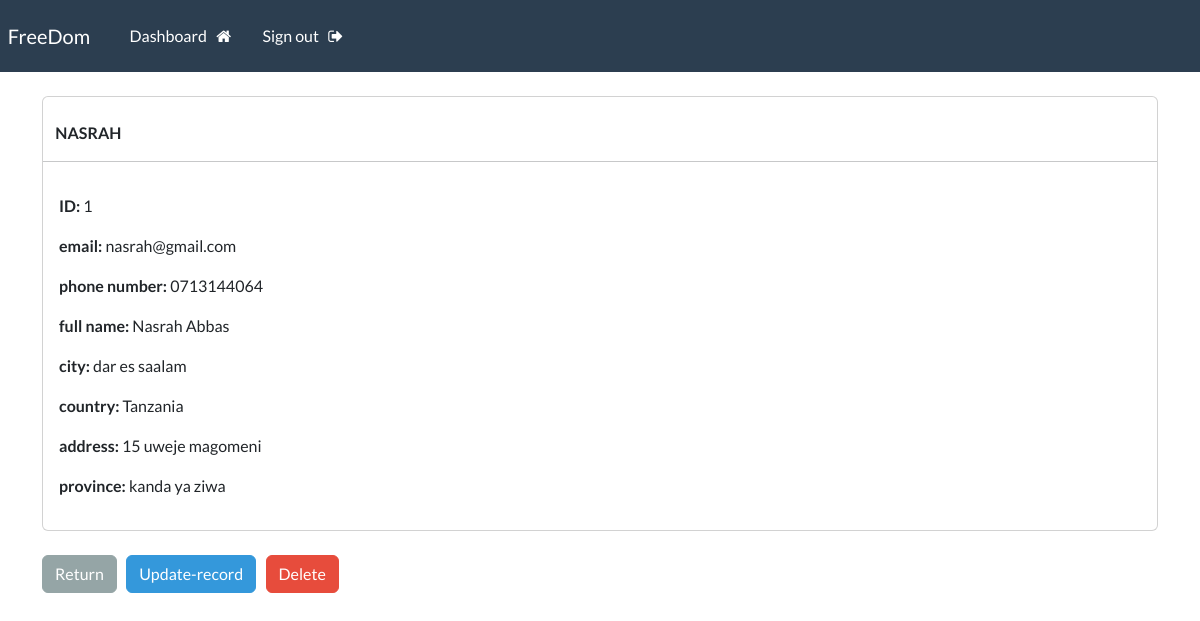
The page /record/1 (signed in) on the database its author committed.
### freeapp/models.py (models this page shows, shortened)
class Record(models.Model):
    creation_date = models.DateTimeField(auto_now_add=True)
    first_name = models.CharField(max_length=100)
    last_name = models.CharField(max_length=100)
    email = models.CharField(max_length=300)
    phone = models.CharField(max_length=20)
    address = models.CharField(max_length=300)
    city = models.CharField(max_length=255)
    province = models.CharField(max_length=200)
    country = models.CharField(max_length=150)

### freeapp/views.py (the view)
# urls.py: path("record/<int:pk>", views.singular_record, name="record"),
@login_required(login_url="my-login")
def singular_record(request, pk):
    all_records = Record.objects.get(id=pk)
    context = {"record": all_records}
    return render(request, "freeapp/view-record.html", context=context)

### freeapp/templates/freeapp/view-record.html (shortened to what this page needs)
{% extends 'freeapp/base.html' %}
{% load crispy_forms_tags %}
    {% load crispy_forms_tags %}
    {% block content %}
        <div class="card">
           <strong>
            <br>
            {{record.first_name | upper}}
           </strong>
           <hr>
            <div class="card-body">
                <p> <strong> ID: </strong> {{record.id}} </p>
                <p> <strong> email: </strong> {{record.email}} </p>
                <p> <strong> phone number: </strong> {{record.phone}} </p>
                <p> <strong> full name: </strong> {{record.first_name}} {{record.last_name}}</p>
                <p> <strong> city: </strong> {{record.city}} </p>
                <p> <strong> country: </strong> {{record.country}} </p>
                <p> <strong> address: </strong> {{record.address}} </p>
                <p> <strong> province: </strong> {{record.province}} </p>
            </div>
        </div>
        <br>
        <a href="{% url 'dashboard' %}" class="btn btn-secondary">Return</a>
        <a href="{% url 'update-record' record.id %}" class="btn btn-info">Update-record</a>
        <a href="{% url 'delete-record' record.id %}" class="btn btn-danger">Delete</a>
    {% endblock content %}

### rows shown on the page
Record: first_name "NASRAH", id "1", email "nasrah@gmail.com", phone "0713144064", first_name "Nasrah", last_name "Abbas", city "dar es saalam", country "Tanzania", address "15 uweje magomeni", province "kanda ya ziwa"
